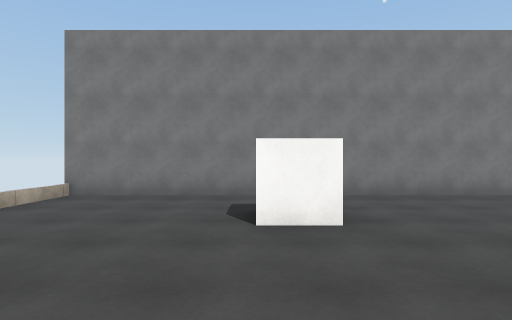
view 1 (above)

15 first-person views from a walk through a 3-D level made in the Unity game engine. The camera is 1.5 m above the floor, looks level and sees 80° across. The floor is counted in squares, 2 m on a side. Each view is taken from the middle of a square. On the plan, view 1 faces up. The plan holds only what a view shows up to about 10 squares ahead; the rest is blank. The place goes on beyond the plan. The player is left out. Some surface patterns are stand-ins.

view 2
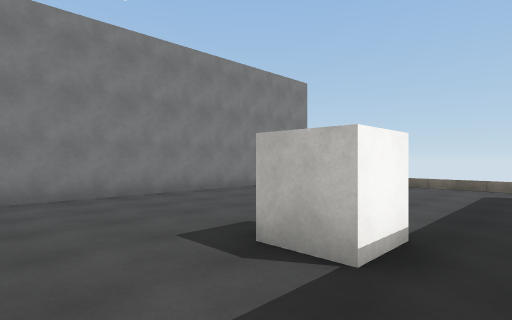

view 3
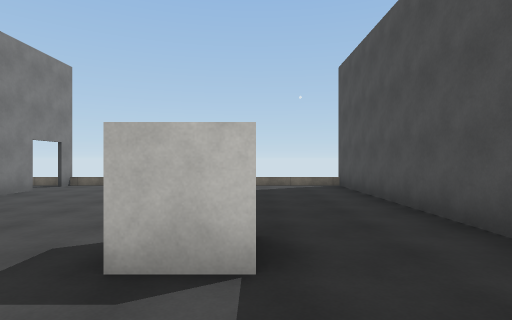

view 4
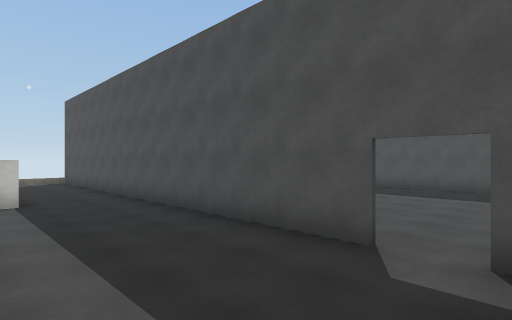

view 5
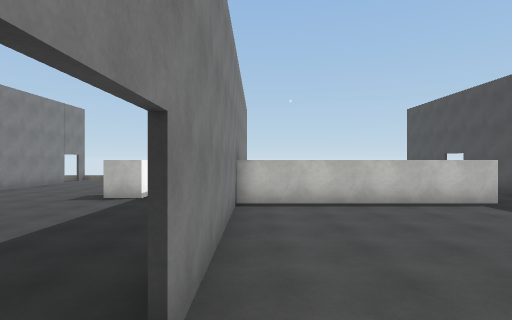

view 6
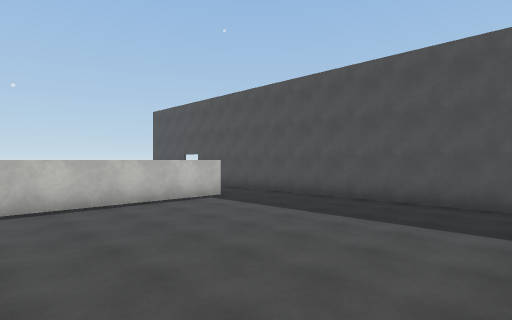

view 7
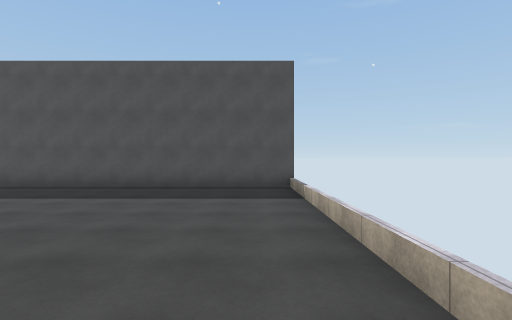

view 8
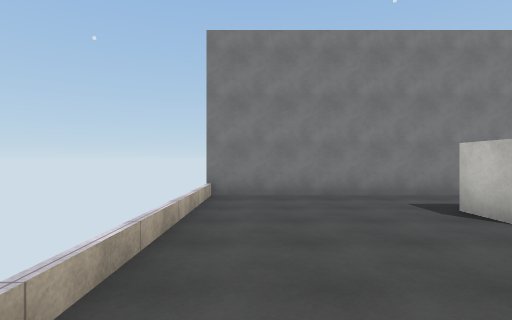

view 9
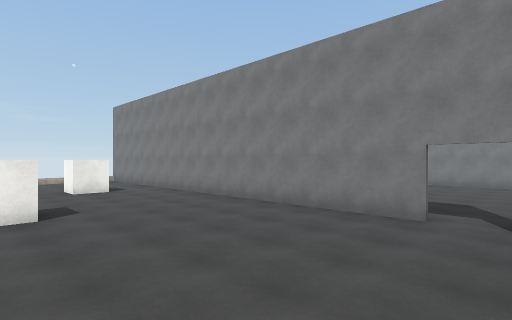

view 10
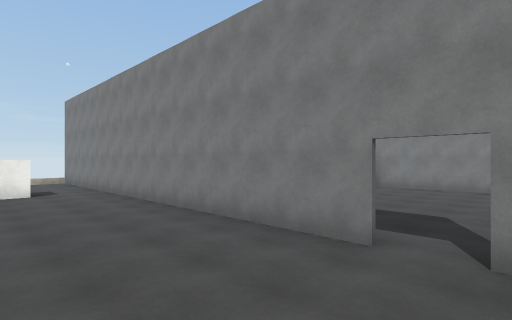

view 11
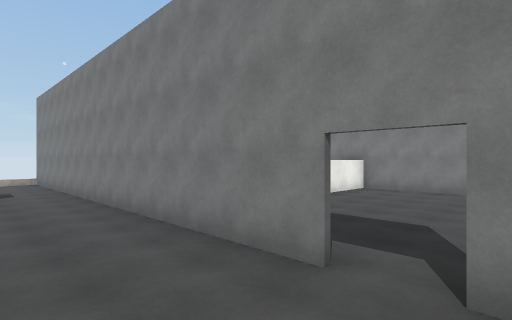

view 12
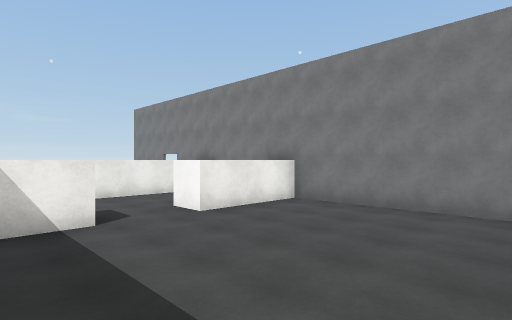

view 13
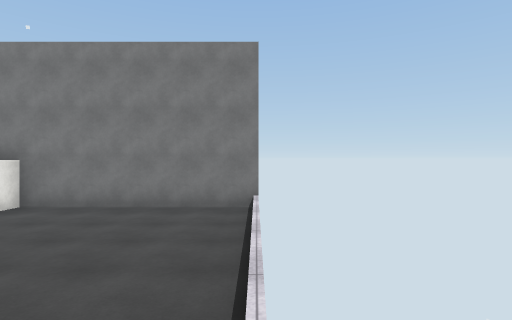

view 14
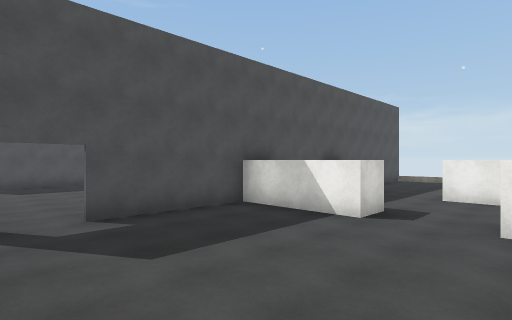

view 15
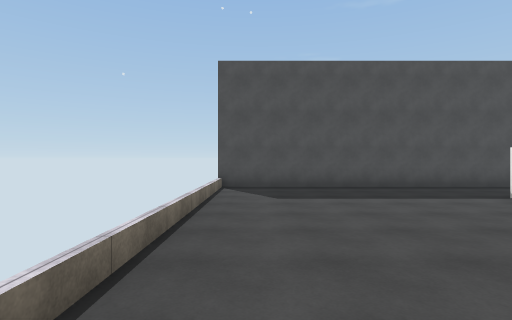

### Floor plan
Key: @ floor where view 1 was taken; # wall or solid block; x gap in a wall; . main floor; : floor 0.5 m higher than the main floor; B block.
Columns run from 4 left of view 1 to 11 right of it. Each row starts with its distance up from view 1.
 15            ####x
 14           #....:
 13       #.  #....:
 12       #..##....:
 11       #........:
 10      .#........:
  9      ....##....:
  8      .   ##....:
  7 x##### #######.#
  6 :..............:
  5 :..............:
  4 :...BB.........:
  3 :..............:
  2 :.......BB.....:
  1 :.......BB.....:
  0 :...@..........:
 -1 #.###### ######x
 -2 :......##
 -3 :......#
 -4 :......#
 -5 :......#
 -6 :......#
 -7 :......#
 -8 :........
 -9 ##########

Positions as (right, up) in squares from view 1, and headings:
1: (0, 0), facing up
2: (2, 0), facing up-right
3: (2, 1), facing right
4: (-4, 2), facing down-right
5: (-4, -2), facing right
6: (-4, -2), facing down-right
7: (-3, -1), facing down
8: (-3, 0), facing up
9: (11, 1), facing up-left
10: (11, 3), facing up-left
11: (11, 4), facing up-left
12: (11, 8), facing up-left
13: (11, 8), facing up
14: (11, 12), facing down-left
15: (10, 7), facing down
